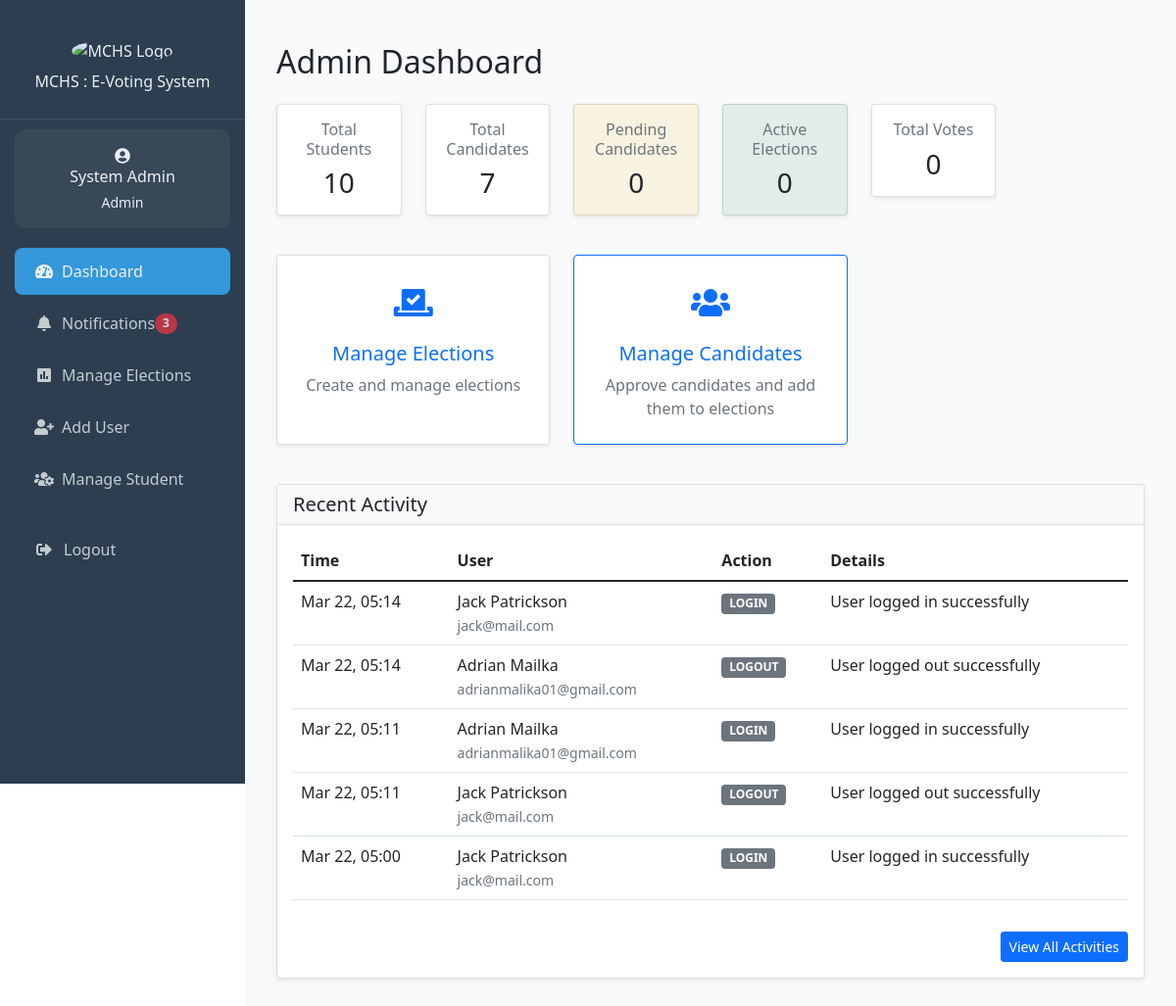
Page /admin/dashboard.php (signed in) on the earlier database version.
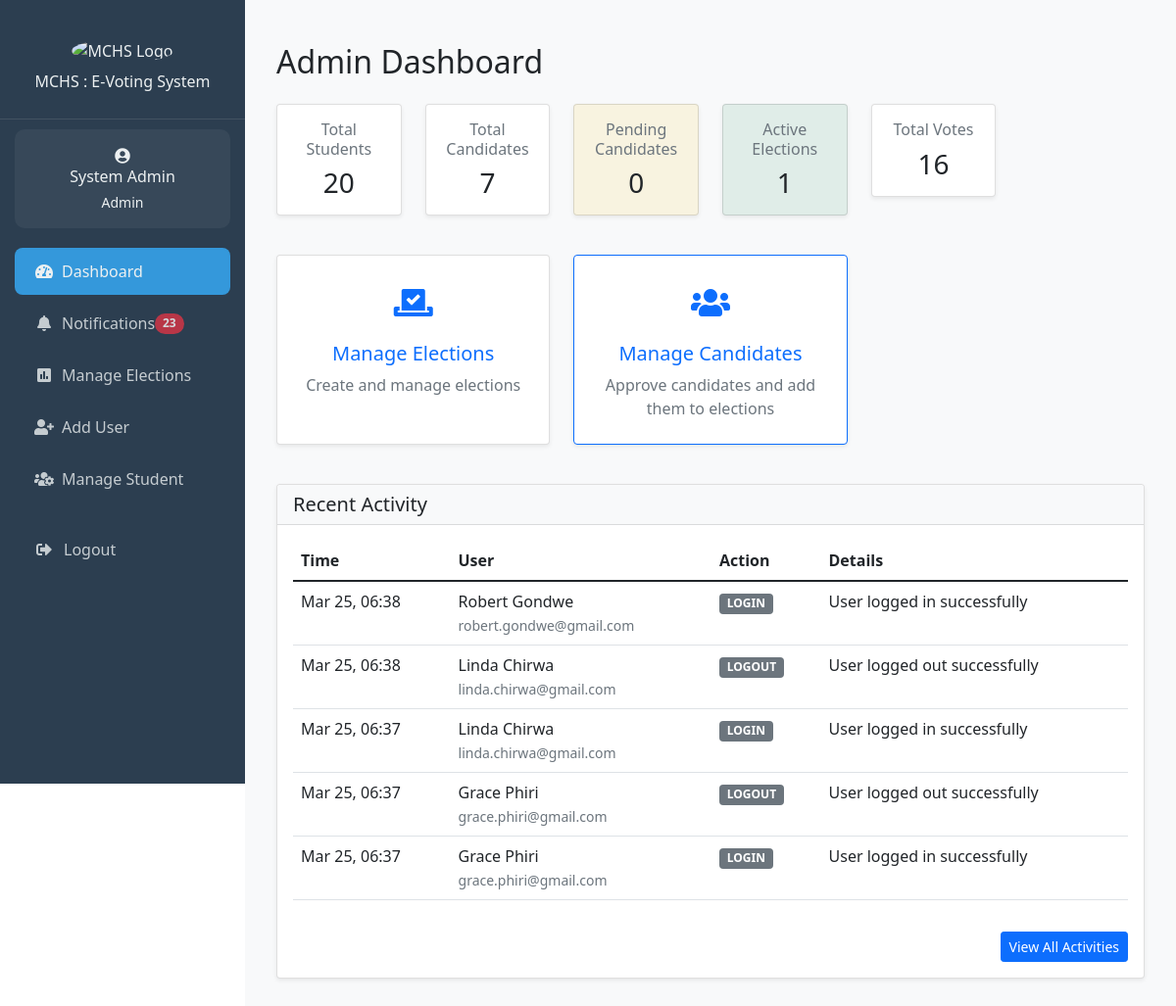
Same page on the later database version.
### tables this page shows
CREATE TABLE IF NOT EXISTS `audit_logs` (
  `id` int NOT NULL AUTO_INCREMENT,
  `user_id` int DEFAULT NULL,
  `action` varchar(100) NOT NULL,
  `details` text,
  `ip_address` varchar(45) DEFAULT NULL,
  `created_at` timestamp NULL DEFAULT CURRENT_TIMESTAMP,
  PRIMARY KEY (`id`),
  KEY `user_id` (`user_id`)
);

CREATE TABLE IF NOT EXISTS `users` (
  `id` int NOT NULL AUTO_INCREMENT,
  `name` varchar(100) NOT NULL,
  `email` varchar(100) NOT NULL,
  `student_number` varchar(20) DEFAULT NULL,
  `branch` varchar(50) DEFAULT NULL,
  `year_of_study` varchar(20) DEFAULT NULL,
  `password_hash` varchar(255) NOT NULL,
  `role` enum('student','admin','candidate') NOT NULL DEFAULT 'student',
  `created_at` timestamp NULL DEFAULT CURRENT_TIMESTAMP,
  `updated_at` timestamp NULL DEFAULT CURRENT_TIMESTAMP ON UPDATE CURRENT_TIMESTAMP,
  PRIMARY KEY (`id`),
  UNIQUE KEY `email` (`email`),
  UNIQUE KEY `student_number` (`student_number`)
);

### includes/notifications.php (called while the page is built, shortened)
<?php
if (!function_exists('get_unread_notifications_count')) {
    function get_unread_notifications_count($conn, $user_id = null) {
        try {
            $sql = "SELECT COUNT(*) FROM notifications WHERE is_read = FALSE";
            $params = [];
            $stmt = $conn->prepare($sql);
            $stmt->execute($params);
            return (int) $stmt->fetchColumn();
        } catch (PDOException $e) {
            error_log("Error getting unread notifications count: " . $e->getMessage());
            return 0;
        }
    }
}

### admin/dashboard.php (the view, shortened to what the changed rows need)
<?php
require_once '../includes/header.php';
$stats = [];
$stmt = $conn->query("SELECT COUNT(*) FROM users WHERE role = 'student'");
$stats['students'] = $stmt->fetchColumn();
$stmt = $conn->query("SELECT COUNT(*) FROM candidates");
$stats['candidates'] = $stmt->fetchColumn();
$stmt = $conn->query("SELECT COUNT(*) FROM candidates WHERE status = 'pending'");
$stats['pending_candidates'] = $stmt->fetchColumn();
$stmt = $conn->query("SELECT COUNT(*) FROM elections WHERE status = 'active'");
$stats['active_elections'] = $stmt->fetchColumn();
$stmt = $conn->query("SELECT COUNT(*) FROM votes");
$stats['total_votes'] = $stmt->fetchColumn();
$stmt = $conn->prepare("
    SELECT al.*, u.name, u.email
    FROM audit_logs al
    LEFT JOIN users u ON al.user_id = u.id
    ORDER BY al.created_at DESC
    LIMIT 5
");
$stmt->execute();
$recent_activities = $stmt->fetchAll();
?>
<!DOCTYPE html>
<html lang="en">
<head>
</head>
<body>
    <div class="container-fluid py-4">
        <h2 class="mb-4">Admin Dashboard</h2>
        <div class="row mb-4">
            <div class="col-md-4 col-lg-2 mb-3">
                <div class="card shadow-sm stat-card">
                    <div class="card-body text-center">
                        <h6 class="text-muted">Total Students</h6>
                        <h3 class="mb-0"><?php echo $stats['students']; ?></h3>
                    </div>
                </div>
            </div>
            <div class="col-md-4 col-lg-2 mb-3">
                <div class="card shadow-sm stat-card bg-success bg-opacity-10">
                    <div class="card-body text-center">
                        <h6 class="text-muted">Active Elections</h6>
                        <h3 class="mb-0"><?php echo $stats['active_elections']; ?></h3>
                    </div>
                </div>
            </div>
            <div class="col-md-4 col-lg-2 mb-3">
                <div class="card shadow-sm stat-card">
                    <div class="card-body text-center">
                        <h6 class="text-muted">Total Votes</h6>
                        <h3 class="mb-0"><?php echo $stats['total_votes']; ?></h3>
                    </div>
                </div>
            </div>
        </div>
        <div class="card shadow-sm">
            <div class="card-body">
                <div class="table-responsive">
                    <table class="table table-hover">
                        <thead>
                            <tr>
                                <th>Time</th>
                                <th>User</th>
                                <th>Action</th>
                                <th>Details</th>
                            </tr>
                        </thead>
                        <tbody>
                            <?php foreach ($recent_activities as $activity): ?>
                                <tr>
                                    <td><?php echo date('M d, H:i', strtotime($activity['created_at'])); ?></td>
                                    <td>
                                        <?php if ($activity['user_id']): ?>
                                            <?php echo htmlspecialchars($activity['name']); ?>
                                            <br>
                                            <small class="text-muted"><?php echo htmlspecialchars($activity['email']); ?></small>
                                        <?php else: ?>
                                            <span class="text-muted">System</span>
                                        <?php endif; ?>
                                    </td>
                                    <td>
                                        <span class="badge bg-secondary">
                                            <?php echo htmlspecialchars($activity['action']); ?>
                                        </span>
                                    </td>
                                    <td><?php echo htmlspecialchars($activity['details']); ?></td>
                                </tr>
                            <?php endforeach; ?>
                        </tbody>
                    </table>
                </div>
            </div>
        </div>
    </div>
</body>
</html>
<?php require_once '../includes/footer.php'; ?>

### includes/sidebar-content.php (shortened to what the changed rows need)
<?php if (isset($user)): ?>
  <ul class="nav-menu">
    <?php if ($user['role'] === 'admin'): ?>
      <li class="nav-item">
        <a class="nav-link <?php echo $current_page === 'notifications.php' ? 'active' : ''; ?>"
           href="/e_voting_system/admin/notifications.php">
          <i class="fas fa-bell me-2"></i>Notifications
          <?php
          $unread_count = get_unread_notifications_count($conn);
          if ($unread_count > 0):
          ?>
            <span class="badge bg-danger rounded-pill">
              <?php echo $unread_count; ?>
            </span>
          <?php endif; ?>
        </a>
      </li>
    <?php endif; ?>
  </ul>
<?php endif; ?>

Differences in the rows shown:
no longer on this page (row unchanged): audit_logs: created_at "Mar 22, 05:14", user.name "Jack Patrickson", user.email "jack@mail.com", action "LOGIN", details "User logged in successfully"
no longer on this page (row unchanged): audit_logs: created_at "Mar 22, 05:14", user.name "Adrian Mailka", user.email "adrianmalika01@gmail.com", action "LOGOUT", details "User logged out successfully"
no longer on this page (row unchanged): audit_logs: created_at "Mar 22, 05:11", user.name "Adrian Mailka", user.email "adrianmalika01@gmail.com", action "LOGIN", details "User logged in successfully"
no longer on this page (row unchanged): audit_logs: created_at "Mar 22, 05:11", user.name "Jack Patrickson", user.email "jack@mail.com", action "LOGOUT", details "User logged out successfully"
no longer on this page (row unchanged): audit_logs: created_at "Mar 22, 05:00", user.name "Jack Patrickson", user.email "jack@mail.com", action "LOGIN", details "User logged in successfully"
added audit_logs: created_at "Mar 25, 06:38", user.name "Robert Gondwe", user.email "robert.gondwe@gmail.com", action "LOGIN", details "User logged in successfully"
added audit_logs: created_at "Mar 25, 06:38", user.name "Linda Chirwa", user.email "linda.chirwa@gmail.com", action "LOGOUT", details "User logged out successfully"
added audit_logs: created_at "Mar 25, 06:37", user.name "Linda Chirwa", user.email "linda.chirwa@gmail.com", action "LOGIN", details "User logged in successfully"
added audit_logs: created_at "Mar 25, 06:37", user.name "Grace Phiri", user.email "grace.phiri@gmail.com", action "LOGOUT", details "User logged out successfully"
added audit_logs: created_at "Mar 25, 06:37", user.name "Grace Phiri", user.email "grace.phiri@gmail.com", action "LOGIN", details "User logged in successfully"
Other differences:
$unread_count: "3" → "23"
$stats['students']: "10" → "20"
$stats['active_elections']: "0" → "1"
$stats['total_votes']: "0" → "16"
